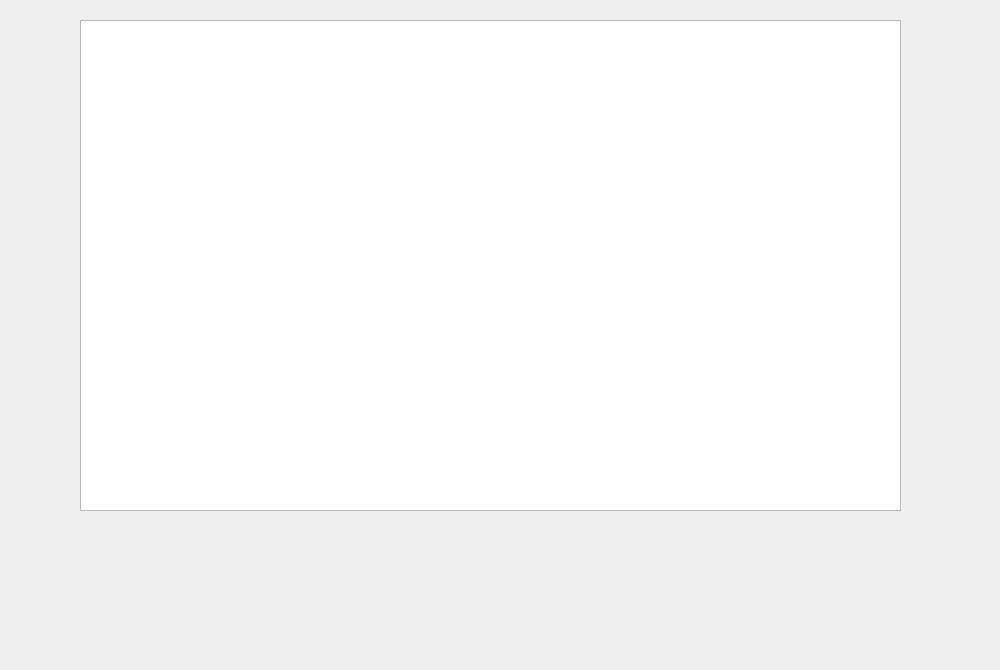
<?xml version="1.0" encoding="UTF-8"?>
<ui version="4.0">
 <class>ChildWidgetK</class>
 <widget class="QWidget" name="ChildWidgetK">
  <property name="geometry">
   <rect>
    <x>0</x>
    <y>0</y>
    <width>1000</width>
    <height>670</height>
   </rect>
  </property>
  <property name="windowTitle">
   <string>Form</string>
  </property>
  <widget class="QTableWidget" name="tableWidget">
   <property name="geometry">
    <rect>
     <x>80</x>
     <y>20</y>
     <width>821</width>
     <height>491</height>
    </rect>
   </property>
  </widget>
 </widget>
 <resources/>
 <connections/>
</ui>
